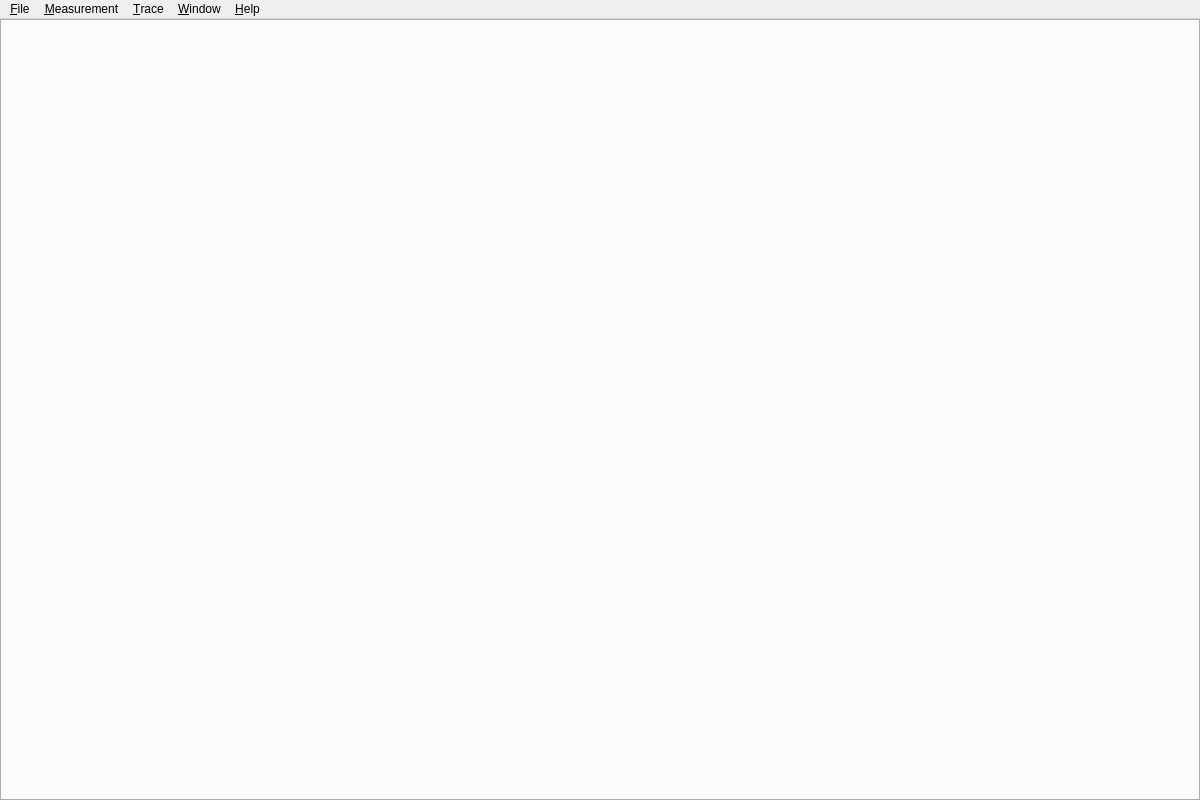
<?xml version="1.0" encoding="UTF-8"?>
<ui version="4.0">
 <class>MainWindow</class>
 <widget class="QMainWindow" name="MainWindow">
  <property name="windowModality">
   <enum>Qt::NonModal</enum>
  </property>
  <property name="geometry">
   <rect>
    <x>0</x>
    <y>0</y>
    <width>1200</width>
    <height>800</height>
   </rect>
  </property>
  <property name="windowTitle">
   <string>CANgaroo</string>
  </property>
  <property name="documentMode">
   <bool>false</bool>
  </property>
  <property name="unifiedTitleAndToolBarOnMac">
   <bool>true</bool>
  </property>
  <widget class="QWidget" name="centralwidget">
   <layout class="QVBoxLayout" name="verticalLayout">
    <property name="spacing">
     <number>3</number>
    </property>
    <property name="leftMargin">
     <number>0</number>
    </property>
    <property name="topMargin">
     <number>0</number>
    </property>
    <property name="rightMargin">
     <number>0</number>
    </property>
    <property name="bottomMargin">
     <number>0</number>
    </property>
    <item>
     <widget class="QTabWidget" name="mainTabs">
      <property name="autoFillBackground">
       <bool>false</bool>
      </property>
      <property name="tabPosition">
       <enum>QTabWidget::South</enum>
      </property>
      <property name="tabShape">
       <enum>QTabWidget::Rounded</enum>
      </property>
      <property name="currentIndex">
       <number>-1</number>
      </property>
      <property name="elideMode">
       <enum>Qt::ElideNone</enum>
      </property>
      <property name="tabsClosable">
       <bool>false</bool>
      </property>
      <property name="movable">
       <bool>true</bool>
      </property>
     </widget>
    </item>
   </layout>
  </widget>
  <widget class="QMenuBar" name="menubar">
   <property name="geometry">
    <rect>
     <x>0</x>
     <y>0</y>
     <width>1200</width>
     <height>25</height>
    </rect>
   </property>
   <widget class="QMenu" name="menuFile">
    <property name="title">
     <string>&amp;File</string>
    </property>
    <addaction name="action_WorkspaceNew"/>
    <addaction name="separator"/>
    <addaction name="action_WorkspaceOpen"/>
    <addaction name="action_WorkspaceSave"/>
    <addaction name="action_WorkspaceSaveAs"/>
    <addaction name="separator"/>
    <addaction name="action_Quit"/>
   </widget>
   <widget class="QMenu" name="menuWindow">
    <property name="title">
     <string>&amp;Window</string>
    </property>
    <widget class="QMenu" name="menu_New">
     <property name="title">
      <string>&amp;New</string>
     </property>
     <addaction name="action_Trace_View"/>
     <addaction name="actionLog_View"/>
     <addaction name="actionGraph_View"/>
     <addaction name="actionCan_Status_View"/>
     <addaction name="actionGraph_View_2"/>
     <addaction name="actionTransmit_View"/>
    </widget>
    <addaction name="menu_New"/>
   </widget>
   <widget class="QMenu" name="menuMeasurement">
    <property name="title">
     <string>&amp;Measurement</string>
    </property>
    <addaction name="actionStart_Measurement"/>
    <addaction name="actionStop_Measurement"/>
    <addaction name="separator"/>
    <addaction name="actionSetup"/>
   </widget>
   <widget class="QMenu" name="menuHelp">
    <property name="title">
     <string>&amp;Help</string>
    </property>
    <addaction name="actionAbout"/>
   </widget>
   <widget class="QMenu" name="menu_Trace">
    <property name="title">
     <string>&amp;Trace</string>
    </property>
    <addaction name="action_TraceClear"/>
    <addaction name="separator"/>
    <addaction name="actionSave_Trace_to_file"/>
   </widget>
   <addaction name="menuFile"/>
   <addaction name="menuMeasurement"/>
   <addaction name="menu_Trace"/>
   <addaction name="menuWindow"/>
   <addaction name="menuHelp"/>
  </widget>
  <action name="action_Quit">
   <property name="text">
    <string>E&amp;xit</string>
   </property>
   <property name="shortcut">
    <string>Alt+F4</string>
   </property>
  </action>
  <action name="action_Trace_View">
   <property name="text">
    <string>&amp;Trace View</string>
   </property>
   <property name="shortcut">
    <string>Ctrl+Shift+T</string>
   </property>
  </action>
  <action name="actionLog_View">
   <property name="text">
    <string>&amp;Log View</string>
   </property>
   <property name="shortcut">
    <string>Ctrl+Shift+L</string>
   </property>
  </action>
  <action name="actionSetup">
   <property name="text">
    <string>&amp;Setup...</string>
   </property>
   <property name="shortcut">
    <string>Ctrl+Alt+S</string>
   </property>
  </action>
  <action name="actionStart_Measurement">
   <property name="text">
    <string>Star&amp;t Measurement</string>
   </property>
   <property name="shortcut">
    <string>F5</string>
   </property>
  </action>
  <action name="actionStop_Measurement">
   <property name="text">
    <string>Sto&amp;p Measurement</string>
   </property>
   <property name="shortcut">
    <string>Shift+F5</string>
   </property>
  </action>
  <action name="actionAbout">
   <property name="text">
    <string>&amp;About</string>
   </property>
  </action>
  <action name="actionSave_Trace_to_file">
   <property name="text">
    <string>&amp;Save Trace to file...</string>
   </property>
  </action>
  <action name="actionGraph_View">
   <property name="enabled">
    <bool>false</bool>
   </property>
   <property name="text">
    <string>&amp;Graph View</string>
   </property>
   <property name="shortcut">
    <string>Ctrl+Shift+G</string>
   </property>
   <property name="visible">
    <bool>false</bool>
   </property>
  </action>
  <action name="action_WorkspaceNew">
   <property name="text">
    <string>&amp;New Workspace...</string>
   </property>
   <property name="shortcut">
    <string>Ctrl+N</string>
   </property>
  </action>
  <action name="action_WorkspaceSave">
   <property name="text">
    <string>&amp;Save Workspace</string>
   </property>
   <property name="shortcut">
    <string>Ctrl+S</string>
   </property>
  </action>
  <action name="action_WorkspaceSaveAs">
   <property name="text">
    <string>Save Workspace &amp;As...</string>
   </property>
   <property name="shortcut">
    <string>Ctrl+Shift+S</string>
   </property>
  </action>
  <action name="action_WorkspaceOpen">
   <property name="text">
    <string>&amp;Open Workspace...</string>
   </property>
   <property name="shortcut">
    <string>Ctrl+O</string>
   </property>
  </action>
  <action name="action_TraceClear">
   <property name="text">
    <string>&amp;Clear</string>
   </property>
   <property name="shortcut">
    <string>Esc</string>
   </property>
  </action>
  <action name="actionCan_Status_View">
   <property name="text">
    <string>Can &amp;Status View</string>
   </property>
  </action>
  <action name="actionGraph_View_2">
   <property name="text">
    <string>Graph View</string>
   </property>
  </action>
  <action name="actionTransmit_View">
   <property name="text">
    <string>Transmit View</string>
   </property>
  </action>
 </widget>
 <resources/>
 <connections>
  <connection>
   <sender>action_Quit</sender>
   <signal>triggered()</signal>
   <receiver>MainWindow</receiver>
   <slot>close()</slot>
   <hints>
    <hint type="sourcelabel">
     <x>-1</x>
     <y>-1</y>
    </hint>
    <hint type="destinationlabel">
     <x>399</x>
     <y>299</y>
    </hint>
   </hints>
  </connection>
 </connections>
</ui>
